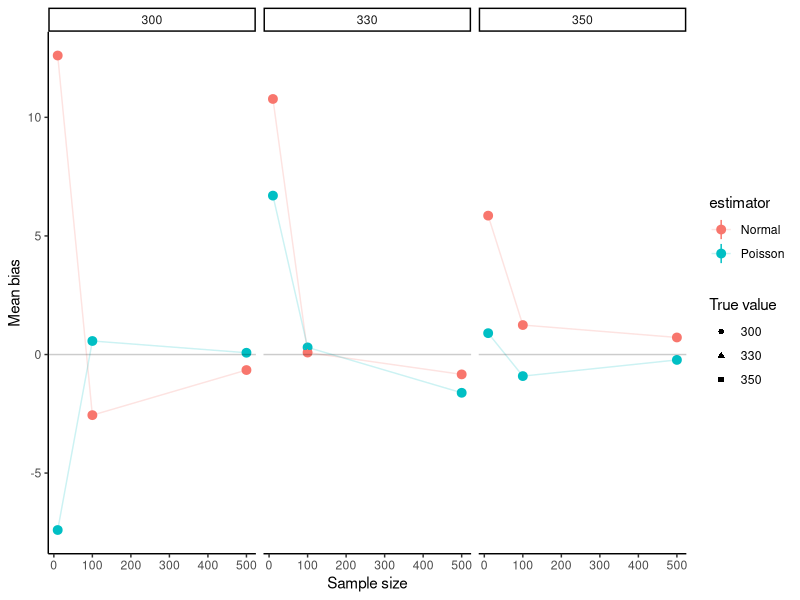
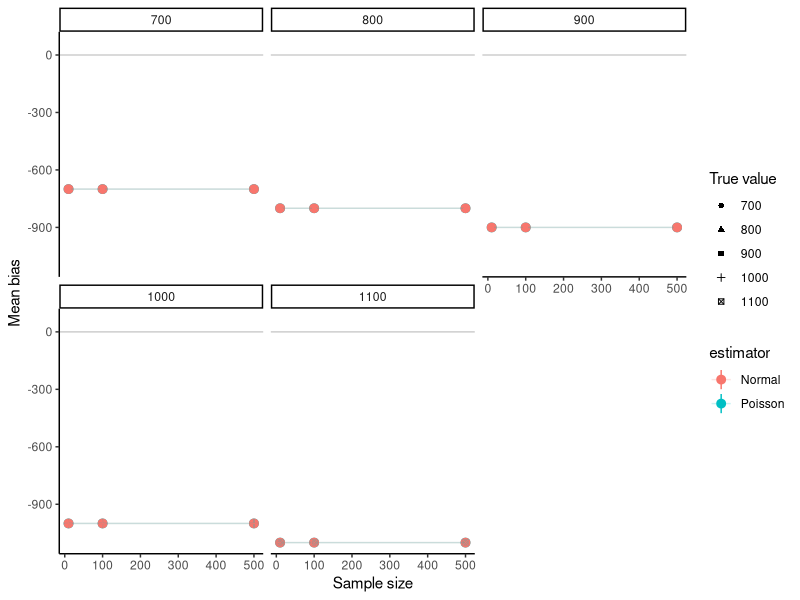

R code for these plots, in order:
## ---- chunk 1
knitr::opts_chunk$set(echo = TRUE)
## ---- chunk 2
set.seed(222)
x_sim <- rpois(10, 327)
x_MLE <- sum(x_sim)/10
x_MLE
## ---- chunk 3
set.seed(222)
x_boot <- sample(x_sim, size=10, replace = T)
boot_MLE <- mean(x_boot)
boot_MLE
## ---- chunk 4
set.seed(222)
library(data.table)
result <- rbindlist(lapply(c(10, 100, 500), function(n){
  rbindlist(lapply(c(300, 330, 350), function(trueVal){
    x_pois <- rpois(n, trueVal)
    x_norm <- rnorm(n, trueVal, 20)
    
    #calculate lambda hat
    MLE_pois <- mean(x_pois)
    MLE_norm <- mean(x_norm)
    
    #calculate analytic variance
    var_pois <- sd(x_pois)^2
    var_norm <- sd(x_norm)^2
    
    # Return estimates in data table
    data.table(n = n, estimator = factor(c("Poisson", "Normal")), trueValue = trueVal,
               estimate = c(MLE_pois, MLE_norm), variances = c(var_pois, var_norm))
  }))
  }))
result
## ---- chunk 5
# Get results from simulation
bias_sim = result[, .(mean_bias = mean(estimate - trueValue),
                           lower_bias = quantile(estimate - trueValue, 0.025),
                           upper_bias = quantile(estimate - trueValue, 0.975)),
by = c("n", "trueValue", "estimator")]

mse_sim <- result[, .(mean_mse = mean((estimate - trueValue)^2),
                          lower_mse = quantile((estimate - trueValue)^2, 0.025),
                          upper_mse = quantile((estimate - trueValue)^2, 0.975)),
                      by = c("n", "trueValue", "estimator")]

estimator_var <- result[, .(var_est = var(estimate)), by = c("n", "trueValue", "estimator")]

library(ggplot2)
library(dplyr)
# Plot of bias, facet by beta
bias_sim %>%
  ggplot(aes(x = n, y = mean_bias, color = estimator)) + 
  geom_pointrange(aes(ymin = lower_bias, ymax = upper_bias)) + geom_line(alpha = 0.2) +
  geom_point(aes(shape = factor(trueValue))) +
  geom_abline(slope = 0, intercept = 0, alpha = 0.2) + facet_wrap(~trueValue) +
  scale_shape_discrete("True value") +
  labs(x = "Sample size", y = "Mean bias") +
  theme_classic()
## ---- chunk 6
set.seed(222)
library(data.table)
results <- rbindlist(lapply(c(10, 100, 500), function(n){
  rbindlist(lapply(c(700, 800, 900, 1000, 1100), function(trueVal){
    x_pois <- rpois(n, trueVal)
    x_norm <- rnorm(n, trueVal, 100)
    
    #calculate lambda hat
    MLE_pois <- mean(x_pois)
    MLE_norm <- mean(x_norm)
    
    #calculate ???? variance
    var_pois <- sd(x_pois)^2
    var_norm <- sd(x_norm)^2
    
    par_pois <- ppois(310, MLE_pois)
    par_norm <- pnorm(310, MLE_norm)
    
    #calculate analytic variance
    v_pois <- par_pois*(1-par_pois)
    v_norm <- par_norm*(1-par_norm)
    
    # Return estimates in data table
    data.table(n = n, estimator = factor(c("Poisson", "Normal")), trueValue = trueVal,
               estimate = c(MLE_pois, MLE_norm), 
               #variances = c(var_pois, var_norm),
               prob = c(par_pois, par_norm),
               var = c(v_pois, v_norm))
    
  }))
  }))
result
## ---- chunk 7
# Get results from simulation
bias_sim = results[, .(mean_bias = mean(prob - trueValue),
                           lower_bias = quantile(estimate - trueValue, 0.025),
                           upper_bias = quantile(estimate - trueValue, 0.975)),
by = c("n", "trueValue", "estimator")]

mse_sim <- result[, .(mean_mse = mean((estimate - trueValue)^2),
                          lower_mse = quantile((estimate - trueValue)^2, 0.025),
                          upper_mse = quantile((estimate - trueValue)^2, 0.975)),
                      by = c("n", "trueValue", "estimator")]

estimator_var <- result[, .(var_est = var(estimate)), by = c("n", "trueValue", "estimator")]

library(ggplot2)
library(dplyr)
# Plot of bias, facet by beta
bias_sim %>%
  ggplot(aes(x = n, y = mean_bias, color = estimator)) + 
  geom_pointrange(aes(ymin = lower_bias, ymax = upper_bias)) + geom_line(alpha = 0.2) +
  geom_point(aes(shape = factor(trueValue))) +
  geom_abline(slope = 0, intercept = 0, alpha = 0.2) + facet_wrap(~trueValue) +
  scale_shape_discrete("True value") +
  labs(x = "Sample size", y = "Mean bias") +
  theme_classic()
## ---- chunk 8
sum(x_sim^2)/10
